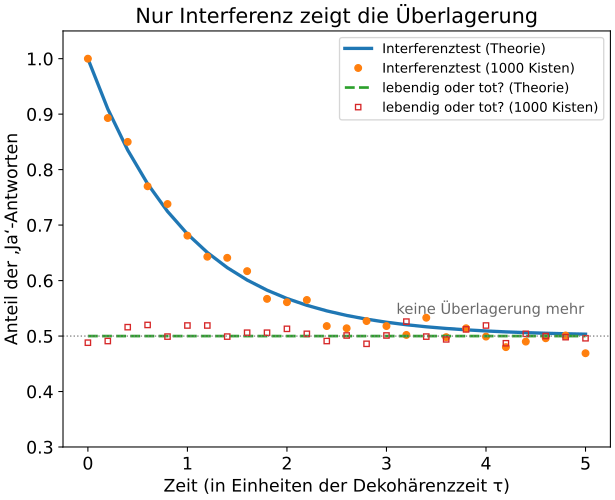

Source code (Python):
# cat_interference.py – Aus „Schrödingers Katze: das Gedankenexperiment erklärt“
# https://wildbionics.com/de/artikel/schroedingers-katze/ · Code: MIT-Lizenz
# Braucht: python3 -m pip install numpy matplotlib
# Starten: python3 cat_interference.py   (https://wildbionics.com/de/code-ausfuehren/)

import numpy as np
import matplotlib.pyplot as plt

BOXES = 1000        # pro Zeitpunkt geöffnete Kisten (Wiederholungen des Experiments)
TAU = 1.0           # Dekohärenzzeit – die Zeiteinheit auf der x-Achse
rng = np.random.default_rng(1)


def density_matrix(t):
    """Zustand nach der Zeit t: die gleichgewichtete Überlagerung (|lebendig⟩ + |tot⟩)/√2,
    deren Kohärenz – das Nebendiagonalelement – abklingt, während die Umgebung ‚zusieht‘."""
    coherence = 0.5 * np.exp(-t / TAU)
    return np.array([[0.5, coherence],
                     [coherence, 0.5]])


def probabilities(rho):
    """Bornsche Regel für zwei Messungen am selben Zustand.
    ‚Lebendig oder tot?‘ fragt nach |lebendig⟩; der Interferenztest fragt nach (|lebendig⟩ + |tot⟩)/√2."""
    p_alive = rho[0, 0]
    p_interference = 0.5 * (rho[0, 0] + rho[1, 1]) + rho[0, 1]
    return p_alive, p_interference


def open_boxes(p):
    """Jede Kiste gibt eine Ja/Nein-Antwort; Anteil der ‚Ja‘ unter BOXES Kisten."""
    return rng.binomial(BOXES, p) / BOXES


print("Zeit/τ   lebendig: Theorie  gemessen   Interferenz: Theorie  gemessen")
for t in [0, 0.5, 1, 2, 5]:
    p_alive, p_int = probabilities(density_matrix(t))
    print(f"{t:6.1f}   {p_alive:16.3f}  {open_boxes(p_alive):8.3f}   {p_int:20.3f}  {open_boxes(p_int):8.3f}")
p_mix = probabilities(np.diag([0.5, 0.5]))[1]
print(f"Kiste, deren Katze einfach lebt oder tot ist (keine Überlagerung): Interferenz {p_mix:.3f}")

times = np.linspace(0, 5, 26)
exact = np.array([probabilities(density_matrix(t)) for t in times])
measured = np.array([[open_boxes(p) for p in row] for row in exact])
plt.rcParams["font.size"] = 13      # große Schrift: Das Diagramm bleibt auf dem Handy lesbar
fig, ax = plt.subplots(figsize=(6.4, 5.2), layout="constrained")
ax.plot(times, exact[:, 1], lw=2.5, label="Interferenztest (Theorie)")
ax.plot(times, measured[:, 1], "o", ms=5, label=f"Interferenztest ({BOXES} Kisten)")
ax.plot(times, exact[:, 0], "--", lw=2, label="lebendig oder tot? (Theorie)")
ax.plot(times, measured[:, 0], "s", ms=4, mfc="none", label=f"lebendig oder tot? ({BOXES} Kisten)")
ax.axhline(0.5, color="gray", lw=1, ls=":")
ax.text(3.1, 0.54, "keine Überlagerung mehr", color="dimgray", fontsize=11)
ax.set_xlabel("Zeit (in Einheiten der Dekohärenzzeit τ)")
ax.set_ylabel("Anteil der ‚Ja‘-Antworten")
ax.set_title("Nur Interferenz zeigt die Überlagerung")
ax.set_ylim(0.3, 1.05)
ax.legend(loc="upper right", fontsize=10)
plt.show()
